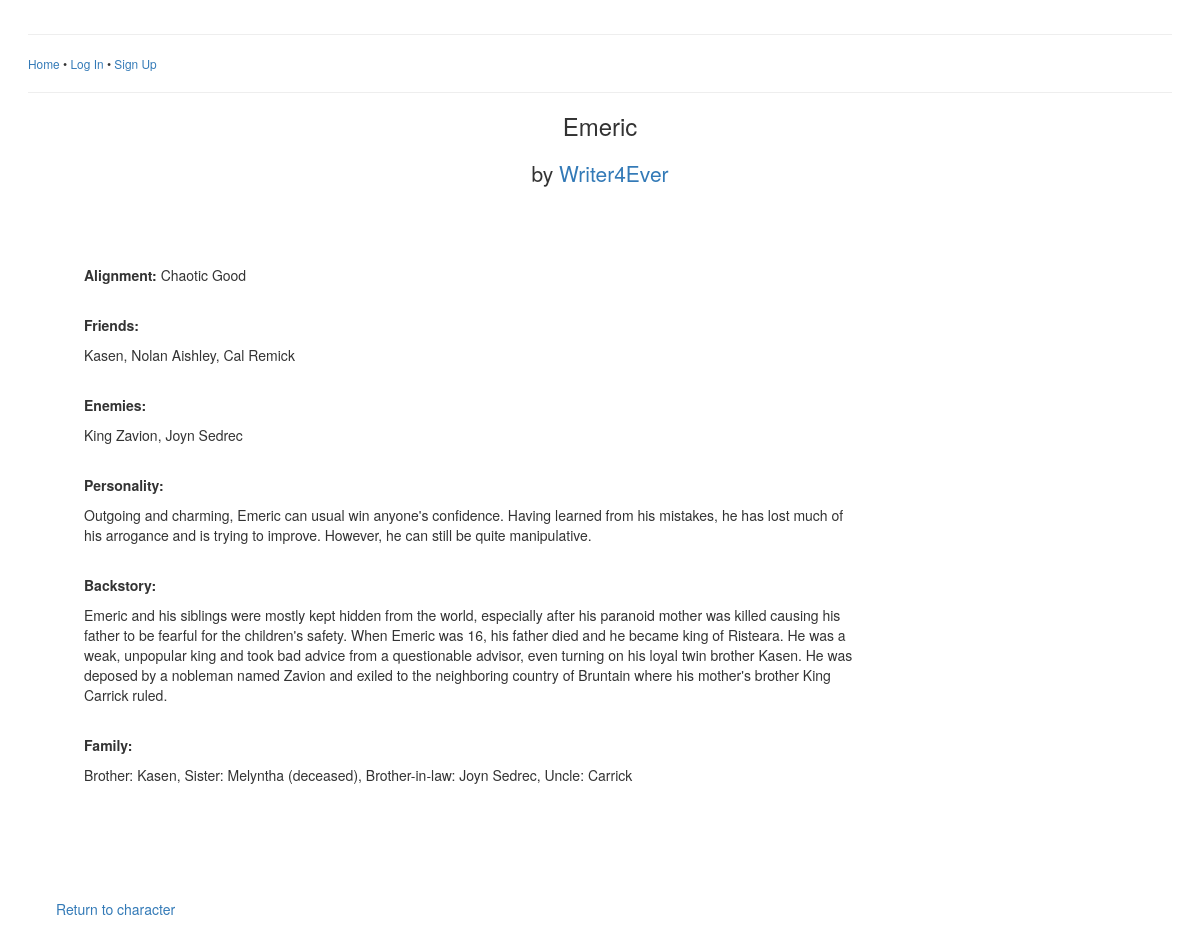
Page /viewaddcharacter.php?character_add_id=5 on the committed database.
### tables this page shows
CREATE TABLE `character_add_info` (
  `character_add_id` int(11) NOT NULL AUTO_INCREMENT,
  `character_id` int(11) DEFAULT NULL,
  `alignment` varchar(2) DEFAULT NULL,
  `family` mediumtext,
  `backstory` mediumtext,
  `likes` mediumtext,
  `dislikes` mediumtext,
  `enemies` mediumtext,
  `friends` mediumtext,
  `personality` mediumtext,
  `user_id` int(11) DEFAULT NULL,
  PRIMARY KEY (`character_add_id`)
);

CREATE TABLE `user_info` (
  `user_id` int(11) NOT NULL AUTO_INCREMENT,
  `username` varchar(20) DEFAULT NULL,
  `password` varchar(40) DEFAULT NULL,
  `bio` mediumtext,
  `picture` varchar(30) DEFAULT NULL,
  `gender` varchar(1) DEFAULT NULL,
  PRIMARY KEY (`user_id`)
);

### Characteradd.php (the view, shortened to what this page needs)
<?php
    class Characteradd {
        public function displayCharacter_add($row) {
            $display_string = '<h3 class="text-center">';
            if(!empty($row['first_name'])) {
                $display_string .= $row['first_name'] . ' ';
            }
            $display_string .= '</h3>';
            $display_string .= '<h3 class="text-center lead">by <a href="viewuser.php?user_id=' . $row['user_id'] . '">' . $row['username'] . '</a></h3>';
            $display_string .= "<section class='bigInfo'>";
            if (!empty($row['alignment'])) {
                $display_string .= "<p><b>Alignment:</b> ";
                switch($row['alignment']) {
                case "cg":
                    $display_string .= "Chaotic Good";
                    break;
                }
                $display_string .= "</p><br />";
            }
            if (!empty($row['friends'])) {
                $display_string .= "<p><b>Friends:</b> " . $row['friends'] . "</p><br/ >";
            }
            if (!empty($row['enemies'])) {
                $display_string .= "<p><b>Enemies:</b> " . $row['enemies'] . "</p><br/ >";
            }
            if (!empty($row['personality'])) {
                $display_string .= "<p><b>Personality:</b> " . $row['personality'] . "</p><br/ >";
            }
            if (!empty($row['backstory'])) {
                $display_string .= "<p><b>Backstory:</b> " . $row['backstory'] . "</p><br/ >";
            }
            if (!empty($row['family'])) {
                $display_string .= "<p><b>Family:</b> " . $row['family'] . "</p><br/ >";
            }
            $display_string .= "</section>";
            $display_string .= "<section class='userInfo'>";
            $display_string .= "<p><a href='viewcharacter.php?character_id=" . $row['character_id'] . "'>Return to character</a></p>";
            return $display_string;
        }
    }
?>

### projectFour.css (style rules this page uses)
header, footer, nav, section, article, aside { display: block; }
body { padding-top: 1em; padding-left: 2em; padding-right: 2em; }
section.bigInfo { margin: 1em; padding: 3em; width: 75%; float: left; }
section.userInfo { clear: both; padding: 2em; }

### rows in the picture
character_add_info: user.username "Writer4Ever", alignment "Chaotic Good", friends "Kasen, Nolan Aishley, Cal Remick", enemies "King Zavion, Joyn Sedrec", personality "Outgoing and charming, Emeric can usual win anyone's confidence. Having learned from his mistakes, he has lost much of his arrogance and is trying to improve. However, he can still be quite manipulative.", backstory "Emeric and his siblings were mostly kept hidden from the world, especially after his paranoid mother was killed causing his father to be fearful for the children's safety. When Emeric was 16, his father died and he became king of Risteara. He was a weak, unpopular king and took bad advice from a questionable advisor, even turning on his loyal twin brother Kasen. He was deposed by a nobleman named Zavion and exiled to the neighboring country of Bruntain where his mother's brother King Carrick ruled.", family "Brother: Kasen, Sister: Melyntha (deceased), Brother-in-law: Joyn Sedrec, Uncle: Carrick"

### other values in the picture
$new_add_character->displayCharacter_add($row) "Emeric"
